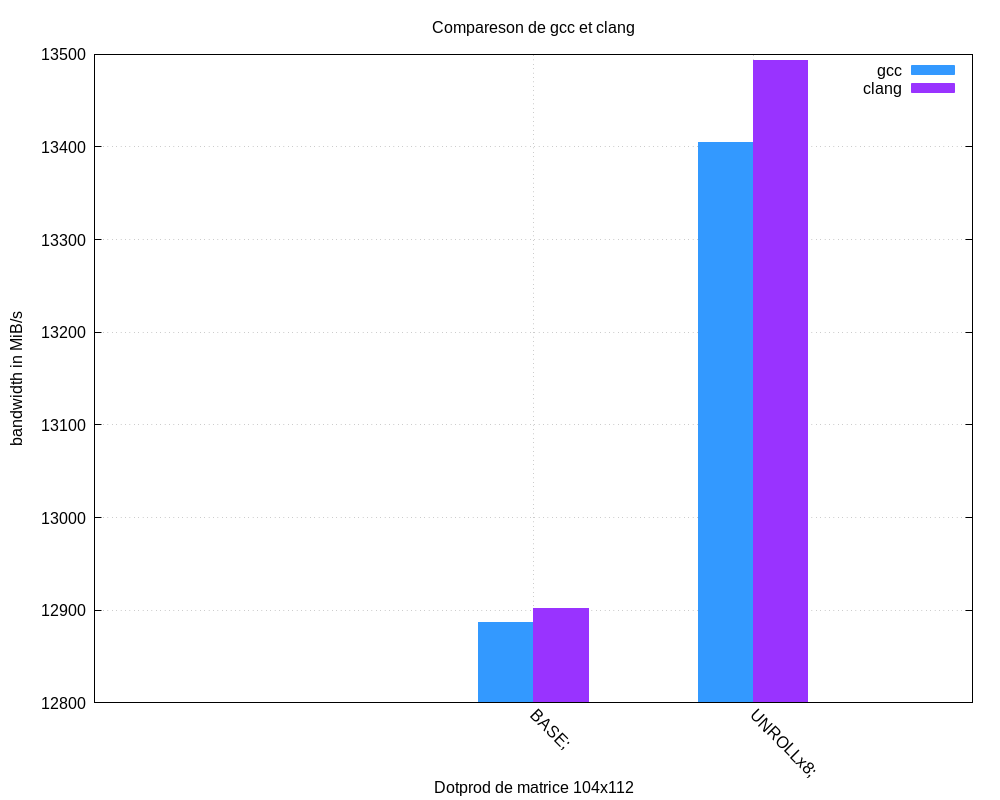

This chart was generated by the following gnuplot code:
set terminal pngcairo font 'arial,12' size 1000, 800
set output 'gcc_clang.png'

set style fill solid 1.00 
set style data histograms 
set grid

set xtics border in scale 0,0 nomirror rotate by -45 autojustify

set xrange [ * : * ]
set yrange [ * : * ]

set ylabel 'bandwidth in MiB/s'
set xlabel 'Dotprod de matrice 104x112'

set title "Compareson de gcc et clang"
plot '104-x-112-gcc-O3.dat' using 15:xtic(1) ti 'gcc' lc rgb '#3399FF', \
     '104-x-112-clang-O3.dat' using 15:xtic(1) ti 'clang' lc rgb '#9933FF'
